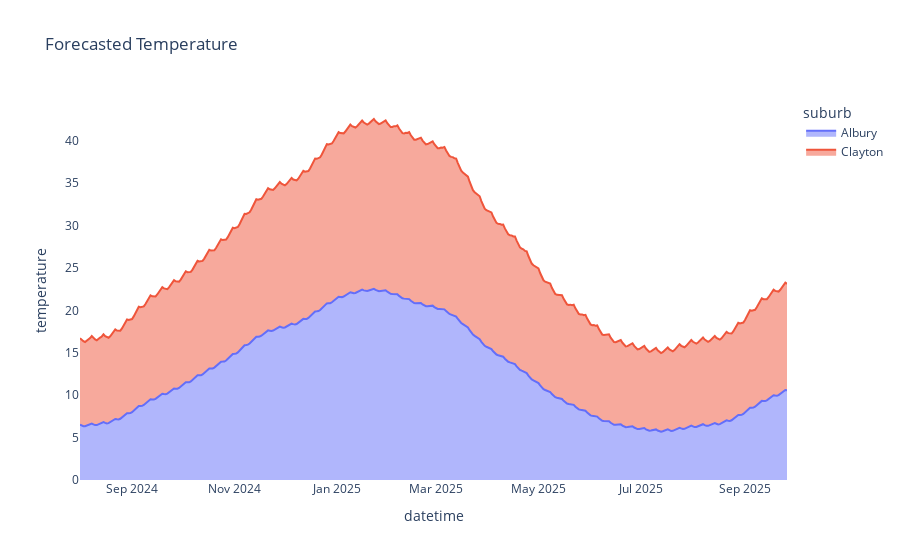

Notebook source saved alongside this figure:
### Code cell
areachart(df)

### Figure 1 — Plotly figure (JSON) as saved in the notebook; plotly's stock layout.template omitted (floating-point values rounded to 4 significant figures; data arrays with more than 128 entries replaced by an {"elided": "..."} marker saying what was removed)
{"data": [{"fillpattern": {"shape": ""}, "hovertemplate": "suburb=Albury<br>datetime=%{x}<br>temperature=%{y}<extra></extra>", "legendgroup": "Albury", "line": {"color": "#636efa"}, "marker": {"symbol": "circle"}, "mode": "lines", "name": "Albury", "orientation": "v", "showlegend": true, "stackgroup": "1", "type": "scatter", "x": {"elided": "422 str values"}, "xaxis": "x", "y": {"elided": "422 float values"}, "yaxis": "y"}, {"fillpattern": {"shape": ""}, "hovertemplate": "suburb=Clayton<br>datetime=%{x}<br>temperature=%{y}<extra></extra>", "legendgroup": "Clayton", "line": {"color": "#EF553B"}, "marker": {"symbol": "circle"}, "mode": "lines", "name": "Clayton", "orientation": "v", "showlegend": true, "stackgroup": "1", "type": "scatter", "x": {"elided": "422 str values"}, "xaxis": "x", "y": {"elided": "422 float values"}, "yaxis": "y"}], "layout": {"legend": {"title": {"text": "suburb"}, "tracegroupgap": 0}, "plot_bgcolor": "white", "title": {"text": "Forecasted Temperature"}, "xaxis": {"anchor": "y", "domain": [0, 1], "title": {"text": "datetime"}}, "yaxis": {"anchor": "x", "domain": [0, 1], "title": {"text": "temperature"}}}}
